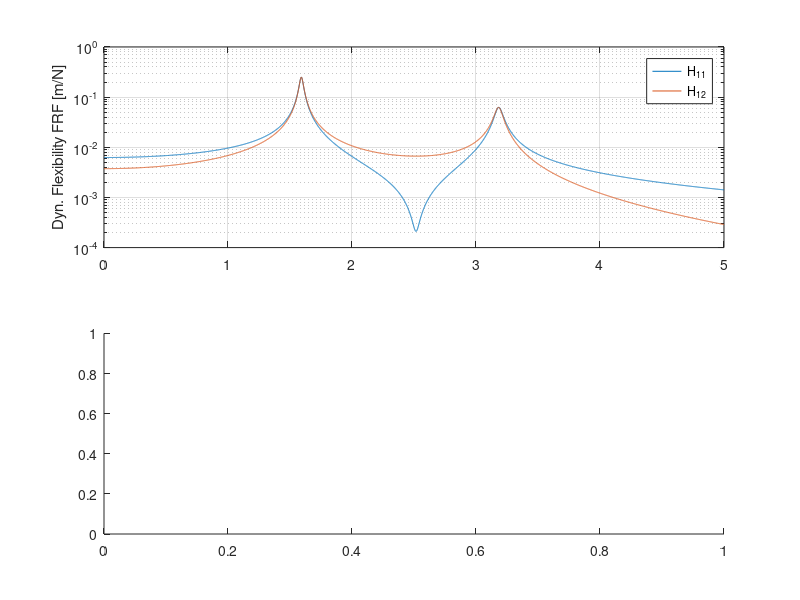

Write MATLAB code to recreate this figure. (Note: this script raises an error after producing the figure.)
% h_FRF_summary synthesizing FRFs from modal parameters
%
% Note that this example uses the system with prop. damping from Example
% 6.3.4, with the mode shapes scaled to unity modal mass. 

% This example shows all calculations to obtain FRFs, starting from
% the undamped system to obtain mode shapes, then changing to complex poles
% using the mode shape orthogonality. After that, the modal model is used
% to compute the frequency responses. The partial fraction expansion in
% this example is made using the MATLAB RESIDUE command.

% This file is part of the examples for the ABRAVIBE Toolbox for NVA which 
% is an accompanying toolbox for the book
% Brandt, Anders: "Noise and Vibration Analysis: Signal Analysis and
% Experimental Procedures," Wiley 2011. ISBN: 13-978-0-470-74644-8.
% Copyright 2011, Anders Brandt.

clear
close all
clc

% Set up system
M=eye(2);
k1=100;
k2=150;
k3=100;
K=[k1+k2 -k2;-k2 k2+k3];
a=2/15;
b=1/1500;
C=a*M+b*K;

% Basic undamped calculations
A=inv(M)*K
[V,D]=eig(A)
wn=sqrt(diag(D))
Lambda=sqrt(-diag(D))       % These are the poles of the undamped system

% Weighted orthogonality criteria gives us the modal mass, stiffness and
% damping
Mr=diag(V'*M*V)
Kr=diag(V'*K*V)
Cr=diag(V'*C*V)

% Damped poles from modal coordinates
zeta=Cr./(2*sqrt(Mr.*Kr))
poles=-zeta.*wn+j*wn.*sqrt(1-zeta.^2)

%==================================================
% Residues
% Define the two points (p and q in the book)
p1=1;                   % Point 1
p2=1;                   % Point 2
% Compute the numerator and denominator of the transfer function, for the 
% first mode; this essentially comes from one line (the first) from the 
% Laplace transform of Eq. (6.62)
B=V(p1,1)*V(p2,1)/Mr(1)         % Numerator
A=[Mr(1) Cr(1) Kr(1)]           % Denominator
[R1,P1]=residue(B,A)            % Partial fraction expansion
% and the same thing for the second mode
B=V(p1,2)*V(p2,2)/Mr(2)
A=[Mr(2) Cr(2) Kr(2)]
[R2,P2]=residue(B,A)
% Form the FRF by summing over residues/poles
f=(0:.001:5)';
jw=j*2*pi*f;
% First driving point, H11
H(:,1)=R1(1)./(jw-P1(1))+R1(2)./(jw-P1(2))+R2(1)./(jw-P2(1))+R2(2)./(jw-P2(2));

% Now we redo the same procedure for FRF H12, i.e. force in DOF 2, response 
% in DOF 1
p1=1;                   % Point 1
p2=2;                   % Point 2
B=V(p1,1)*V(p2,1)/Mr(1)
A=[Mr(1) Cr(1) Kr(1)]
[R1,P1]=residue(B,A)
% and the second mode
B=V(p1,2)*V(p2,2)/Mr(2)
A=[Mr(2) Cr(2) Kr(2)]
[R2,P2]=residue(B,A)
H(:,2)=R1(1)./(jw-P1(1))+R1(2)./(jw-P1(2))+R2(1)./(jw-P2(1))+R2(2)./(jw-P2(2));

% Now we plot the two frequency responses on top of each other
subplot(2,1,1)
semilogy(f,abs(H))
legend('H_{11}','H_{12}')
ylabel('Dyn. Flexibility FRF [m/N]')
grid
subplot(2,1,2)
plot(f,angledeg(H))
ylabel('Phase, [Degrees]')
grid
xlabel('Frequency [Hz]')
